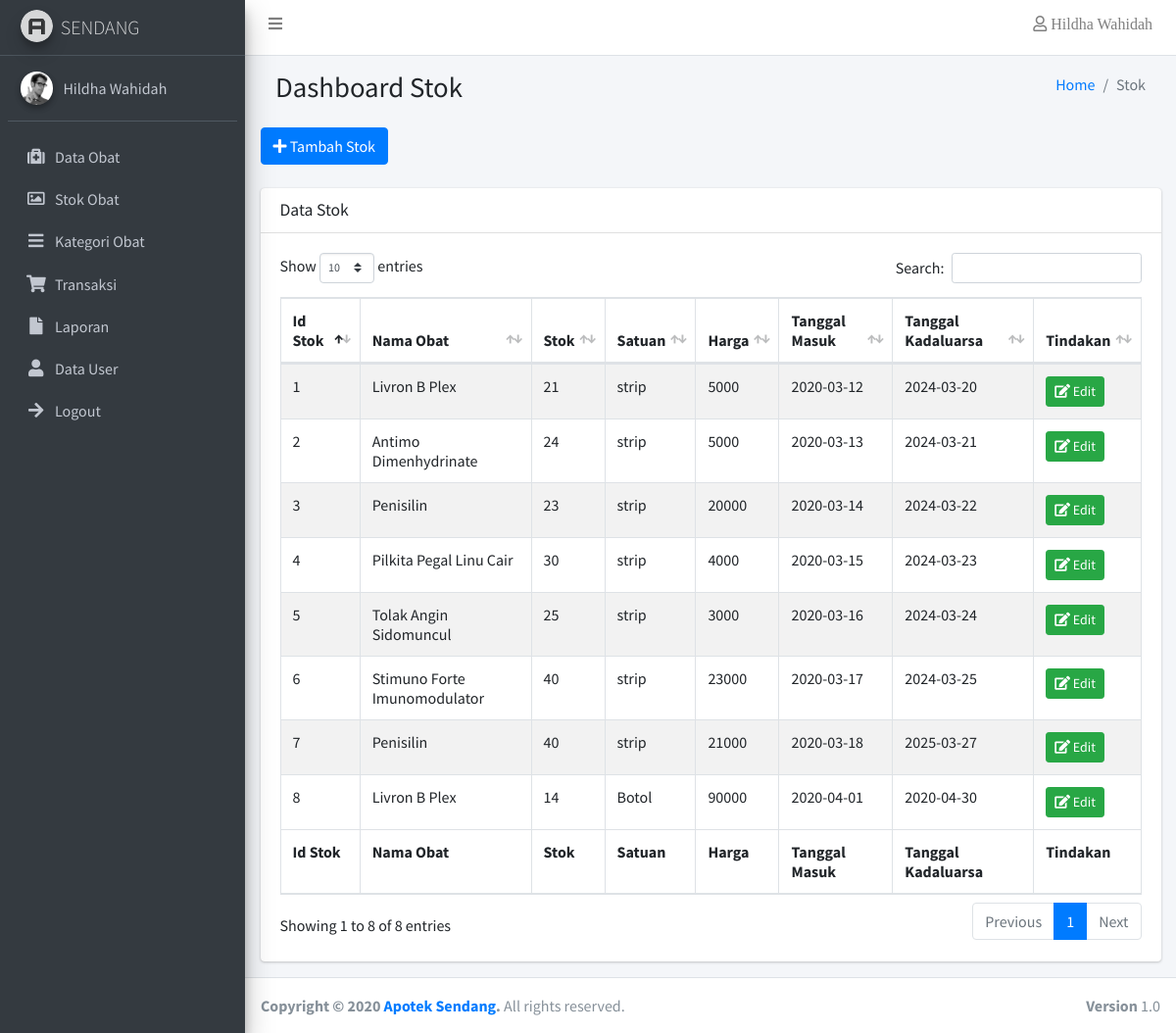
The app's page /index.php?page=stok (signed in) with its own data.
### tables this page shows
CREATE TABLE `stok` (
  `id_stok` int(11) NOT NULL,
  `stok_masuk` int(11) DEFAULT NULL,
  `stok_sekarang` int(11) DEFAULT NULL,
  `satuan` varchar(50) DEFAULT NULL,
  `harga_beli` int(100) DEFAULT NULL,
  `harga_jual` int(100) DEFAULT NULL,
  `profit` int(100) DEFAULT NULL,
  `tgl_masuk` date DEFAULT NULL,
  `tgl_kadaluarsa` date DEFAULT NULL,
  `id_obat` varchar(11) DEFAULT NULL
);

CREATE TABLE `obat` (
  `id_obat` varchar(11) NOT NULL,
  `nama_obat` varchar(100) DEFAULT NULL,
  `id_kategori` int(11) DEFAULT NULL,
  `keterangan` text DEFAULT NULL
);

### stok/list_stok.php (the view, shortened to what this page needs)
<section class="content-header">
  <div class="container-fluid">
    <div class="row mb-2">
      <div class="col-sm-6">
        <h1>Dashboard Stok</h1>
      </div>
      <div class="col-sm-6">
        <ol class="breadcrumb float-sm-right">
          <li class="breadcrumb-item"><a href="#">Home</a></li>
          <li class="breadcrumb-item active">Stok</li>
        </ol>
      </div>
    </div>
  </div>
</section>
<div class="row">
  <div class="col-md-6">
    <a href="index.php?page=tambahstok" class="btn btn-primary"><i class="fa fa-plus"></i> Tambah Stok</a>
  </div>
</div>
<br>
<div class="row">
  <div class="col-md-12">
    <div class="card">
      <div class="card-header">
        <h3 class="card-title">Data Stok</h3>
      </div>
      <div class="card-body">
        <table id="example1" class="table table-bordered table-striped">
          <thead>
            <tr>
              <th>Id Stok</th>
              <th>Nama Obat</th>
              <th>Stok</th>
              <th>Satuan</th>
              <th>Harga</th>
              <th>Tanggal Masuk</th>
              <th>Tanggal Kadaluarsa</th>
              <th>Tindakan</th>
            </tr>
          </thead>
          <tbody>
            <?php
        $query = mysqli_query($koneksi, "SELECT stok.id_stok, obat.nama_obat, stok.stok_sekarang, stok.satuan,
        stok.harga_jual, stok.tgl_masuk, stok.tgl_kadaluarsa
        FROM obat, stok
        WHERE obat.id_obat = stok.id_obat");
        while ($data = mysqli_fetch_array($query)){
        ?>
            <tr>
              <td><?php echo $data['id_stok'] ?></td>
              <td><?php echo $data['nama_obat'] ?></td>
              <td><span class="label label-warning"><?php echo $data['stok_sekarang'] ?></span></td>
              <td><?php echo $data['satuan'] ?></td>
              <td><?php echo $data['harga_jual'] ?></td>
              <td><?php echo $data['tgl_masuk'] ?></td>
              <td><?php echo $data['tgl_kadaluarsa'] ?></td>
              <td>
                <a href="index.php?page=editstok&id_stok=<?php echo $data['id_stok']; ?>"
                    class="btn btn-success btn-sm"><i class="fa fa-edit"></i> Edit</a>
              </td>
            </tr>
            <?php }?>
          </tbody>
          <tfoot>
            <tr>
              <th>Id Stok</th>
              <th>Nama Obat</th>
              <th>Stok</th>
              <th>Satuan</th>
              <th>Harga</th>
              <th>Tanggal Masuk</th>
              <th>Tanggal Kadaluarsa</th>
              <th>Tindakan</th>
            </tr>
          </tfoot>
        </table>
      </div>
    </div>
  </div>
</div>

### records on screen
stok: id_stok "1", id_obat.nama_obat "Livron B Plex", stok_sekarang "21", satuan "strip", harga_jual "5000", tgl_masuk "2020-03-12", tgl_kadaluarsa "2024-03-20"
stok: id_stok "2", id_obat.nama_obat "Antimo Dimenhydrinate", stok_sekarang "24", satuan "strip", harga_jual "5000", tgl_masuk "2020-03-13", tgl_kadaluarsa "2024-03-21"
stok: id_stok "3", id_obat.nama_obat "Penisilin", stok_sekarang "23", satuan "strip", harga_jual "20000", tgl_masuk "2020-03-14", tgl_kadaluarsa "2024-03-22"
stok: id_stok "4", id_obat.nama_obat "Pilkita Pegal Linu Cair", stok_sekarang "30", satuan "strip", harga_jual "4000", tgl_masuk "2020-03-15", tgl_kadaluarsa "2024-03-23"
stok: id_stok "5", id_obat.nama_obat "Tolak Angin Sidomuncul", stok_sekarang "25", satuan "strip", harga_jual "3000", tgl_masuk "2020-03-16", tgl_kadaluarsa "2024-03-24"
stok: id_stok "6", id_obat.nama_obat "Stimuno Forte Imunomodulator", stok_sekarang "40", satuan "strip", harga_jual "23000", tgl_masuk "2020-03-17", tgl_kadaluarsa "2024-03-25"
stok: id_stok "7", id_obat.nama_obat "Penisilin", stok_sekarang "40", satuan "strip", harga_jual "21000", tgl_masuk "2020-03-18", tgl_kadaluarsa "2025-03-27"
stok: id_stok "8", id_obat.nama_obat "Livron B Plex", stok_sekarang "14", satuan "Botol", harga_jual "90000", tgl_masuk "2020-04-01", tgl_kadaluarsa "2020-04-30"

### other values on screen
$_SESSION['nama'] "Hildha Wahidah"
